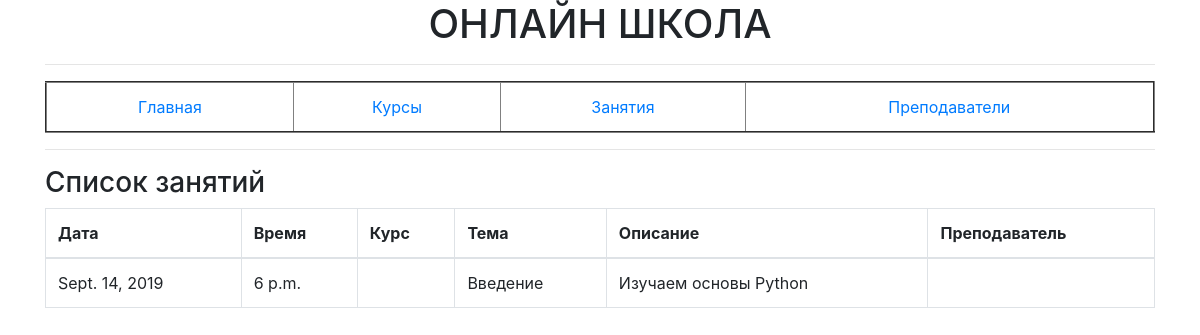
The app's page /lessons/, older data.
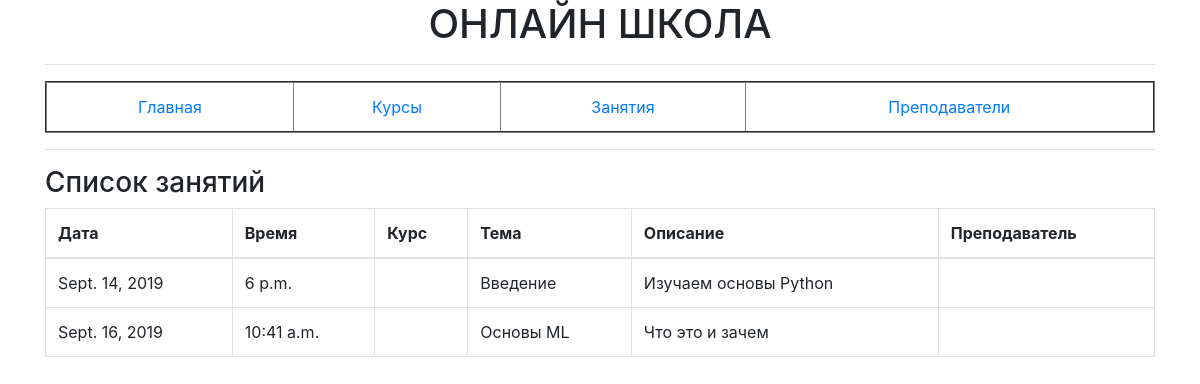
The same page, newer data.
### online_school/models.py (models this page shows, shortened)
class Lesson(models.Model):
    title = models.CharField(max_length=255)
    desc = models.CharField(max_length=255)
    course_fk = models.ForeignKey('Course', null=True, blank=True, on_delete=models.CASCADE)
    date = models.DateField()
    time = models.TimeField()
    created = models.DateTimeField(auto_now_add=True)

### online_school/views.py (the view)
# urls.py: path('lessons/', views.LessonsListView.as_view(), name='lessons'),
class LessonsListView(ListView):
    template_name = 'online_school/lessons.html'
    model = Lesson

### online_school/templates/online_school/lessons.html
{% extends 'online_school/base.html' %}
{% block body %}
    <h3>Список занятий</h3>
    <table class="table table-bordered">
    <thead>
    <tr>
        <th>Дата</th>
        <th>Время</th>
        <th>Курс</th>
        <th>Тема</th>
        <th>Описание</th>
        <th>Преподаватель</th>
    </tr>
    </thead>
    <tbody>
    {% for lesson in object_list %}
    <tr>
        <td>{{ lesson.date}}</td>
        <td>{{ lesson.time }}</td>
        <td>{{ lesson.type_course }}</td>
        <td>{{ lesson.title }}</td>
        <td>{{ lesson.desc }}</td>
        <td>{{ lesson.teacher }}</td>
    </tr>
    {% empty %}
    <tr>
        <td>1</td>
        <td>No lesson yet.</td>
    </tr>
    {% endfor %}
    </tbody>
</table>
{% endblock %}

Row changes from the older to the newer data that the page shows:
added Lesson: date "Sept. 16, 2019", time "10:41 a.m.", title "Основы ML", desc "Что это и зачем"
